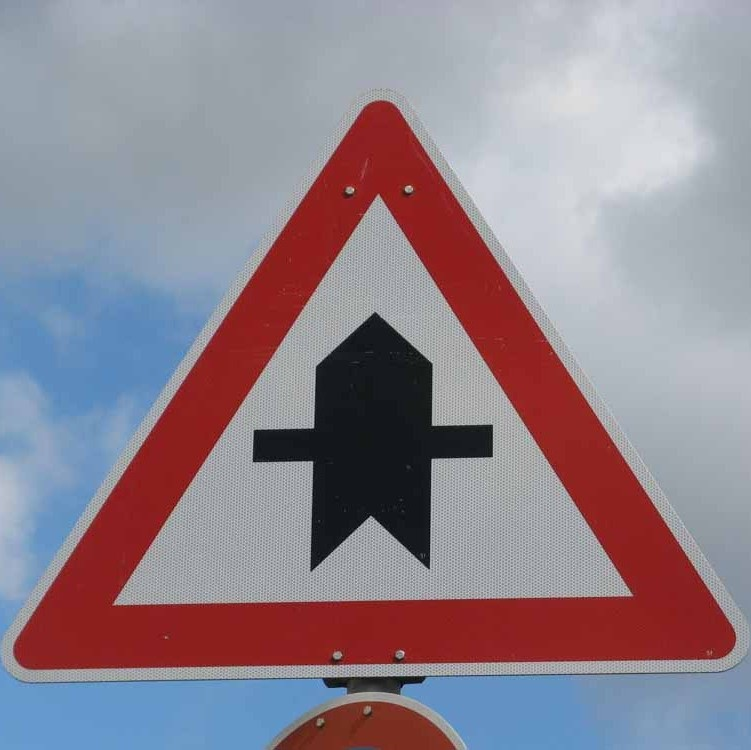
#> input picture new-images/11_right-of-way.jpg, 751 x 750 px; its folder holds only this picture in this run
$ jupyter execute --allow-errors Traffic_Sign_Classifier.ipynb   (shell and % lines are left out)   (older library calls are emulated)
#> lines starting #> are read from the running program, lines starting #| are printed output that depends on the picture
# Self-Driving Car Engineer Nanodegree

## Deep Learning

## Project: Build a Traffic Sign Recognition Classifier

In this notebook, a template is provided for you to implement your functionality in stages, which is required to successfully complete this project. If additional code is required that cannot be included in the notebook, be sure that the Python code is successfully imported and included in your submission if necessary.

> **Note**: Once you have completed all of the code implementations, you need to finalize your work by exporting the iPython Notebook as an HTML document. Before exporting the notebook to html, all of the code cells need to have been run so that reviewers can see the final implementation and output. You can then export the notebook by using the menu above and navigating to  \n",
    "**File -> Download as -> HTML (.html)**. Include the finished document along with this notebook as your submission.

In addition to implementing code, there is a writeup to complete. The writeup should be completed in a separate file, which can be either a markdown file or a pdf document. There is a [write up template](https://github.com/udacity/CarND-Traffic-Sign-Classifier-Project/blob/master/writeup_template.md) that can be used to guide the writing process. Completing the code template and writeup template will cover all of the [rubric points](https://review.udacity.com/#!/rubrics/481/view) for this project.

The [rubric](https://review.udacity.com/#!/rubrics/481/view) contains "Stand Out Suggestions" for enhancing the project beyond the minimum requirements. The stand out suggestions are optional. If you decide to pursue the "stand out suggestions", you can include the code in this Ipython notebook and also discuss the results in the writeup file.

>**Note:** Code and Markdown cells can be executed using the **Shift + Enter** keyboard shortcut. In addition, Markdown cells can be edited by typically double-clicking the cell to enter edit mode.

---
## Step 0: Load The Data

[cell 1]
# Load pickled data
import pickle

# TODO: Fill this in based on where you saved the training and testing data

training_file = 'train.p'
validation_file = 'valid.p'
testing_file = 'test.p'

#> (the rest of this cell did not finish here and is left out)

---

## Step 1: Dataset Summary & Exploration

The pickled data is a dictionary with 4 key/value pairs:

- `'features'` is a 4D array containing raw pixel data of the traffic sign images, (num examples, width, height, channels).
- `'labels'` is a 1D array containing the label/class id of the traffic sign. The file `signnames.csv` contains id -> name mappings for each id.
- `'sizes'` is a list containing tuples, (width, height) representing the original width and height the image.
- `'coords'` is a list containing tuples, (x1, y1, x2, y2) representing coordinates of a bounding box around the sign in the image. **THESE COORDINATES ASSUME THE ORIGINAL IMAGE. THE PICKLED DATA CONTAINS RESIZED VERSIONS (32 by 32) OF THESE IMAGES**

Complete the basic data summary below. Use python, numpy and/or pandas methods to calculate the data summary rather than hard coding the results. For example, the [pandas shape method](http://pandas.pydata.org/pandas-docs/stable/generated/pandas.DataFrame.shape.html) might be useful for calculating some of the summary results.

### Provide a Basic Summary of the Data Set Using Python, Numpy and/or Pandas

[cell 2]
### Replace each question mark with the appropriate value.
### Use python, pandas or numpy methods rather than hard coding the results
import numpy as np
import csv

# TODO: Number of training examples
#> (the rest of this cell did not finish here and is left out)

### Include an exploratory visualization of the dataset

Visualize the German Traffic Signs Dataset using the pickled file(s). This is open ended, suggestions include: plotting traffic sign images, plotting the count of each sign, etc.

The [Matplotlib](http://matplotlib.org/) [examples](http://matplotlib.org/examples/index.html) and [gallery](http://matplotlib.org/gallery.html) pages are a great resource for doing visualizations in Python.

**NOTE:** It's recommended you start with something simple first. If you wish to do more, come back to it after you've completed the rest of the sections. It can be interesting to look at the distribution of classes in the training, validation and test set. Is the distribution the same? Are there more examples of some classes than others?

[cell 3]
### Data exploration visualization code goes here.
### Feel free to use as many code cells as needed.
import random
import matplotlib.pyplot as plt
# Visualizations will be shown in the notebook.

fig, axs = plt.subplots(1,5)
axs = axs.ravel()
#> (the rest of this cell did not finish here and is left out)

#> (a cell that did not finish here is left out)

----

## Step 2: Design and Test a Model Architecture

Design and implement a deep learning model that learns to recognize traffic signs. Train and test your model on the [German Traffic Sign Dataset](http://benchmark.ini.rub.de/?section=gtsrb&subsection=dataset).

The LeNet-5 implementation shown in the [classroom](https://classroom.udacity.com/nanodegrees/nd013/parts/fbf77062-5703-404e-b60c-95b78b2f3f9e/modules/6df7ae49-c61c-4bb2-a23e-6527e69209ec/lessons/601ae704-1035-4287-8b11-e2c2716217ad/concepts/d4aca031-508f-4e0b-b493-e7b706120f81) at the end of the CNN lesson is a solid starting point. You'll have to change the number of classes and possibly the preprocessing, but aside from that it's plug and play!

With the LeNet-5 solution from the lecture, you should expect a validation set accuracy of about 0.89. To meet specifications, the validation set accuracy will need to be at least 0.93. It is possible to get an even higher accuracy, but 0.93 is the minimum for a successful project submission.

There are various aspects to consider when thinking about this problem:

- Neural network architecture (is the network over or underfitting?)
- Play around preprocessing techniques (normalization, rgb to grayscale, etc)
- Number of examples per label (some have more than others).
- Generate fake data.

Here is an example of a [published baseline model on this problem](http://yann.lecun.com/exdb/publis/pdf/sermanet-ijcnn-11.pdf). It's not required to be familiar with the approach used in the paper but, it's good practice to try to read papers like these.

### Pre-process the Data Set (normalization, grayscale, etc.)

Minimally, the image data should be normalized so that the data has mean zero and equal variance. For image data, `(pixel - 128)/ 128` is a quick way to approximately normalize the data and can be used in this project.

Other pre-processing steps are optional. You can try different techniques to see if it improves performance.

Use the code cell (or multiple code cells, if necessary) to implement the first step of your project.

[cell 5]
from sklearn.model_selection import train_test_split
from sklearn.utils import shuffle

import cv2
import numpy as np

def preprocessing(images):
    output = np.zeros((len(images), 32, 32, 3), np.float64)
    for index, img in enumerate(images):
        gray = cv2.cvtColor(cv2.cvtColor(img, cv2.COLOR_RGB2GRAY), cv2.COLOR_GRAY2RGB)
        output[index] = (gray.astype(np.float64) - 128)/128
    return output

#make sure the shapes are 4D
#> (the rest of this cell did not finish here and is left out)

### Model Architecture

[cell 6]
### Define your architecture here.
### Feel free to use as many code cells as needed.
import tensorflow as tf


from tensorflow.contrib.layers import flatten


# [52 lines left out: function LeNet, not called in this run]

print('Done')

### Train, Validate and Test the Model

A validation set can be used to assess how well the model is performing. A low accuracy on the training and validation
sets imply underfitting. A high accuracy on the training set but low accuracy on the validation set implies overfitting.

[cell 7]
### Train your model here.
### Calculate and report the accuracy on the training and validation set.
### Once a final model architecture is selected,
### the accuracy on the test set should be calculated and reported as well.
### Feel free to use as many code cells as needed.


EPOCHS = 15
BATCH_SIZE = 128


#> (the rest of this cell did not finish here and is left out)

---

## Step 3: Test a Model on New Images

To give yourself more insight into how your model is working, download at least five pictures of German traffic signs from the web and use your model to predict the traffic sign type.

You may find `signnames.csv` useful as it contains mappings from the class id (integer) to the actual sign name.

### Load and Output the Images

[cell 8]
### Load the images and plot them here.
### Feel free to use as many code cells as needed.
import cv2
import glob

path = 'new-images/'
X_new = []
y_new = []

the_images = glob.glob('{}/*'.format(path))
for i, img in enumerate(the_images):
    image = cv2.imread(img)
#> image is the input picture: shape (750, 751, 3); mean B, G, R 142.7, 132.1, 144.6
    sign_type = img.split(path)[-1].split('_')[0]
    image = cv2.resize(image, (32, 32))
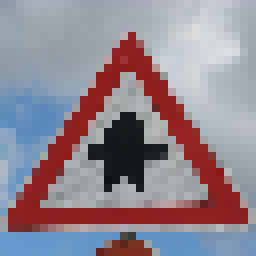
#> image: shape (32, 32, 3) (shown 8 times larger); mean B, G, R 144.2, 133.6, 145.2
    X_new.append(image)
    y_new.append(sign_type)

X_new = preprocessing(X_new)
#> the loop in preprocessing, `for index, img in enumerate(images):` made 1 pass
#> pass 1, in preprocessing, `gray = cv2.cvtColor(cv2.cvtColor(img, cv2.COLOR_RGB2GRAY), cv2.COLOR_G..`:
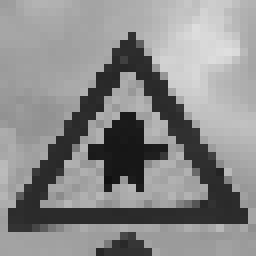
#> gray: shape (32, 32, 3) (shown 8 times larger); min 16, max 223, mean 138
y_new = np.array(y_new, dtype=np.int)
print(len(X_new))
#| 1
print(y_new)
for img in X_new:
    plt.figure(figsize=(1,1))
    plt.imshow(img.squeeze())
#> this loop made 1 pass
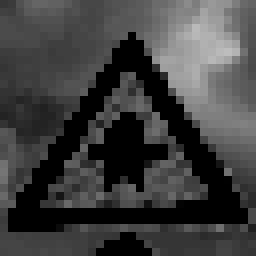
#> shown: shape (32, 32, 3) float64 (shown 8 times larger); min 0, max 0.742, mean 0.249

$ run again, on new-images/14_Stop.jpg
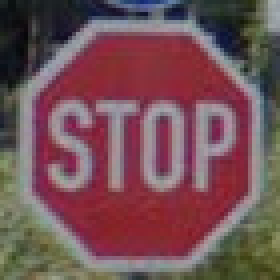
#> input picture new-images/14_Stop.jpg, 70 x 70 px (shown 4 times larger)
#> image is the input picture: shape (70, 70, 3); mean B, G, R 86.2, 81, 115.6
#> image: shape (32, 32, 3)
#> the loop in preprocessing, `for index, img in enumerate(images):` made 1 pass
#> pass 1, in preprocessing, `gray = cv2.cvtColor(cv2.cvtColor(img, cv2.COLOR_RGB2GRAY), cv2.COLOR_G..`:
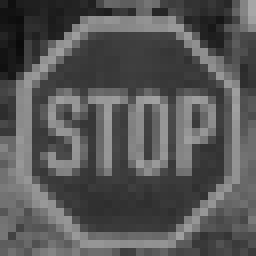
#> gray: shape (32, 32, 3) (shown 8 times larger); min 10, max 167, mean 86.5
#| 1
#> the loop `for img in X_new:` made 1 pass
#> `[cell 8] ### Load the images and plot them here. ### Feel free to use ..`:
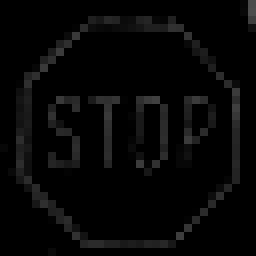
#> shown: shape (32, 32, 3) float64 (shown 8 times larger); min 0, max 0.305, mean 0.0261

$ run again, on new-images/18_general_caution.png
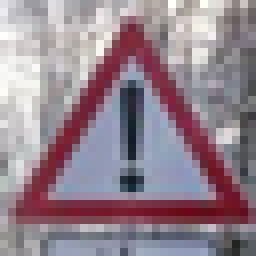
#> input picture new-images/18_general_caution.png, 32 x 32 px (shown 8 times larger)
#> image is the input picture: shape (32, 32, 3); mean B, G, R 142.9, 132.1, 148.4
#> the loop in preprocessing, `for index, img in enumerate(images):` made 1 pass
#> pass 1, in preprocessing, `gray = cv2.cvtColor(cv2.cvtColor(img, cv2.COLOR_RGB2GRAY), cv2.COLOR_G..`:
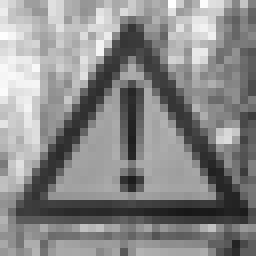
#> gray: shape (32, 32, 3) (shown 8 times larger); min 23, max 254, mean 137.2
#| 1
#> the loop `for img in X_new:` made 1 pass
#> `[cell 8] ### Load the images and plot them here. ### Feel free to use ..`:
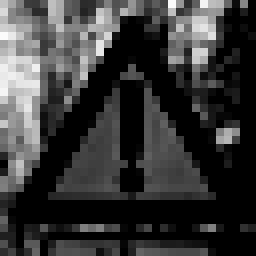
#> shown: shape (32, 32, 3) float64 (shown 8 times larger); min 0, max 0.984, mean 0.221
